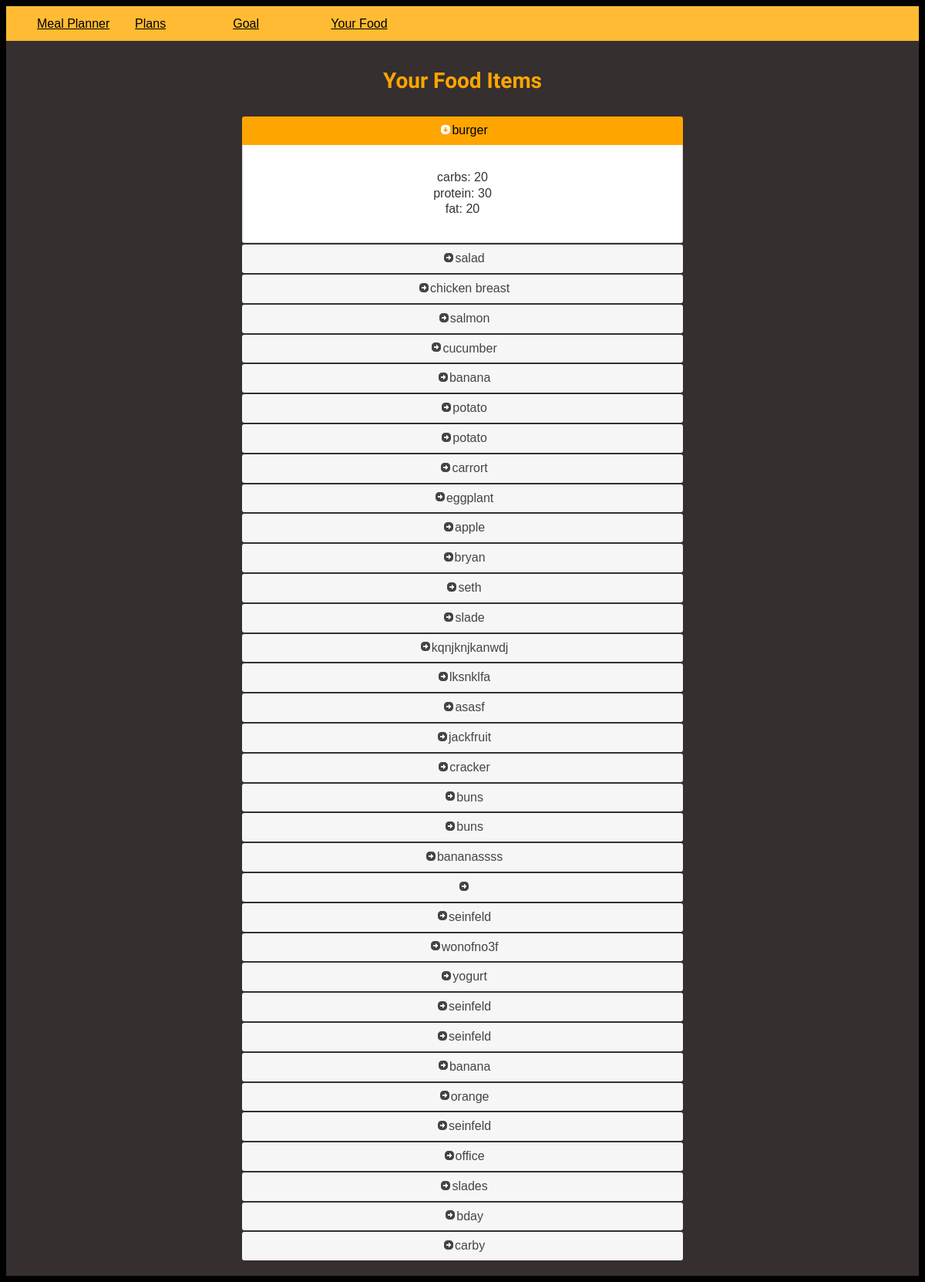
The app's page /food_items with its own data.
### meal_plans/models.py (models this page shows, shortened)
class FoodItem(models.Model):
    item = models.TextField(blank=True)
    calories = models.PositiveIntegerField(null=True, blank=True)
    fat = models.PositiveIntegerField(null=True, blank=True)
    protein = models.PositiveIntegerField(null=True, blank=True)
    carbohydrates = models.PositiveIntegerField(null=True, blank=True)
    plan = models.ManyToManyField(Plan)

### meal_plans/views.py (the view)
# urls.py: path('food_items', views.food_items, name='food_items'),
def food_items(request):
    fooditems = FoodItem.objects.all()
    context = {'food_items':fooditems}
    return render(request, 'meal_plans/food_items.html', context)

### meal_plans/templates/meal_plans/food_items.html (shortened to what this page needs)
{% extends 'meal_plans/base.html' %}
{% block content %}
<section id="foodSection">
  <h2>Your Food Items</h2>
  <ul id="accordion">
      {% for fooditem in food_items %}
      <li>
          <h3>{{ fooditem.item }} </h3>
          <div>
              <p>carbs: {{ fooditem.carbohydrates }}<br>protein: {{ fooditem.protein }}<br>fat: {{ fooditem.fat }}</p>
          </div>
      </li>
      {% endfor %}
  </ul>
</section>
{% endblock %}

### meal_plans/static/styles.css (style rules this page uses)
#body { background-color: #000; font-family: Arial; }
* { box-sizing: border-box; }
li { list-style-type: none; }
#plansSection h2, #goalSection h2, #foodSection h2, #planSection h2, #todaysSection h2 { font-family: 'Signika', Arial, sans-serif; font-size: 28px; margin: 15px auto 30px auto; color: #FFA500; }
#plansSection,#goalSection, #foodSection, #planSection, #newPlanSection { margin: 0 auto; padding: 20px; text-align: center; justify-content: center; background-color: #352f2f; max-width: 1240px; min-height: 800px; }
#accordion { margin: 0 auto; width: 50%; min-width: 400px; max-width: 800px; }
#accordion h3 { border: #FFA500; }
#accordion .ui-state-active, .ui-widget-content .ui-state-active, .ui-widget-header .ui-state-active, a.ui-button:active, .ui-button:active, .ui-button.ui-state-active:hover { color: black; background-color: #FFA500; }

### records on screen
FoodItem: item "burger", carbohydrates "20", protein "30", fat "20"
FoodItem: item "salad"
FoodItem: item "chicken breast"
FoodItem: item "salmon"
FoodItem: item "cucumber"
FoodItem: item "banana"
FoodItem: item "potato"
FoodItem: item "potato"
FoodItem: item "carrort"
FoodItem: item "eggplant"
FoodItem: item "apple"
FoodItem: item "bryan"
FoodItem: item "seth"
FoodItem: item "slade"
FoodItem: item "kqnjknjkanwdj"
FoodItem: item "lksnklfa"
FoodItem: item "asasf"
FoodItem: item "jackfruit"
FoodItem: item "cracker"
FoodItem: item "buns"
FoodItem: item "buns"
FoodItem: item "bananassss"
FoodItem: item "seinfeld"
FoodItem: item "wonofno3f"
FoodItem: item "yogurt"
FoodItem: item "seinfeld"
FoodItem: item "seinfeld"
FoodItem: item "banana"
FoodItem: item "orange"
FoodItem: item "seinfeld"
FoodItem: item "office"
FoodItem: item "slades"
FoodItem: item "bday"
FoodItem: item "carby"
